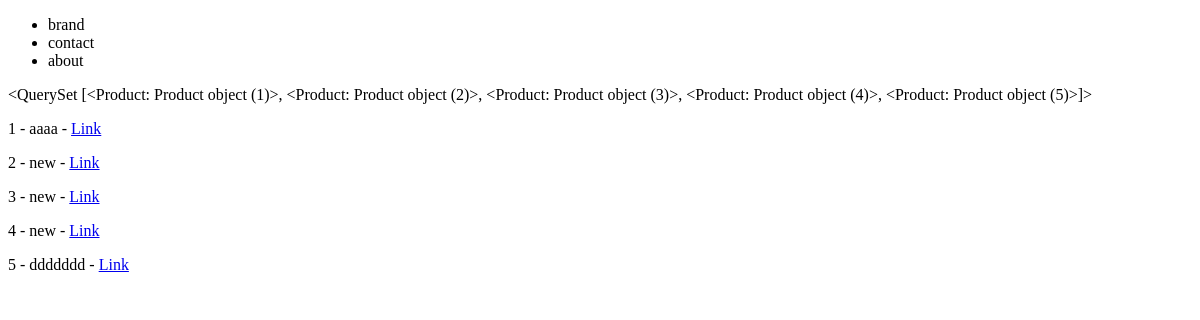
Before: /list_products with the older database file.
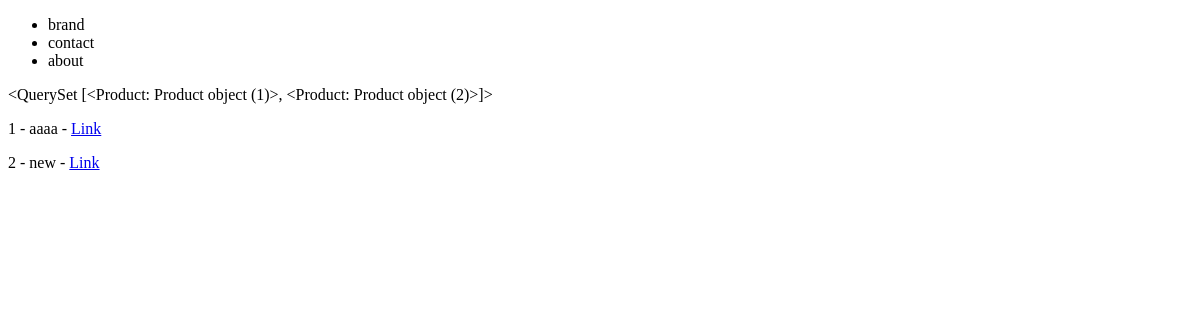
After: the same page with the newer database file.
### products/models.py (models this page shows)
class Product(models.Model):
    title = models.CharField(max_length=20)
    description = models.TextField(blank=False ,null = False)
    price = models.DecimalField(max_digits=1000,decimal_places=2)
    summary = models.TextField(blank=False ,null = False)
    featured = models.BooleanField(default=False)
    def get_absolute_url(self):
        return reverse("product_detail",kwargs={"my_id":self.id})

### products/views.py (the view)
# urls.py: path('list_products',product_list_view)
def product_list_view(request):
    queryset = Product.objects.all()
    context = {
        "object_list":queryset
    }
    return render(request,"products/product_list.html",context)

### products/templates/products/product_list.html
{% extends 'base.html'%}
{%block content%}
{{object_list}}
{%for product in object_list%}
<p>{{product.id}} - {{product.title}} - <a href="{{product.get_absolute_url}}">Link</a></p>
{%endfor%}
{% endblock %}

Changed rows visible on the page:
removed Product: id "3", title "new"
removed Product: id "4", title "new"
removed Product: id "5", title "ddddddd"
computed for Product "aaaa": id "…(1)>, <Product: Product object (2)>, <Product: Product object (3)>, <Product: Product object (4)>, <Product: Product object (5)>]>" → "<QuerySet [<Product: Product object (1)>, <Product: Product object (2)>]>"
